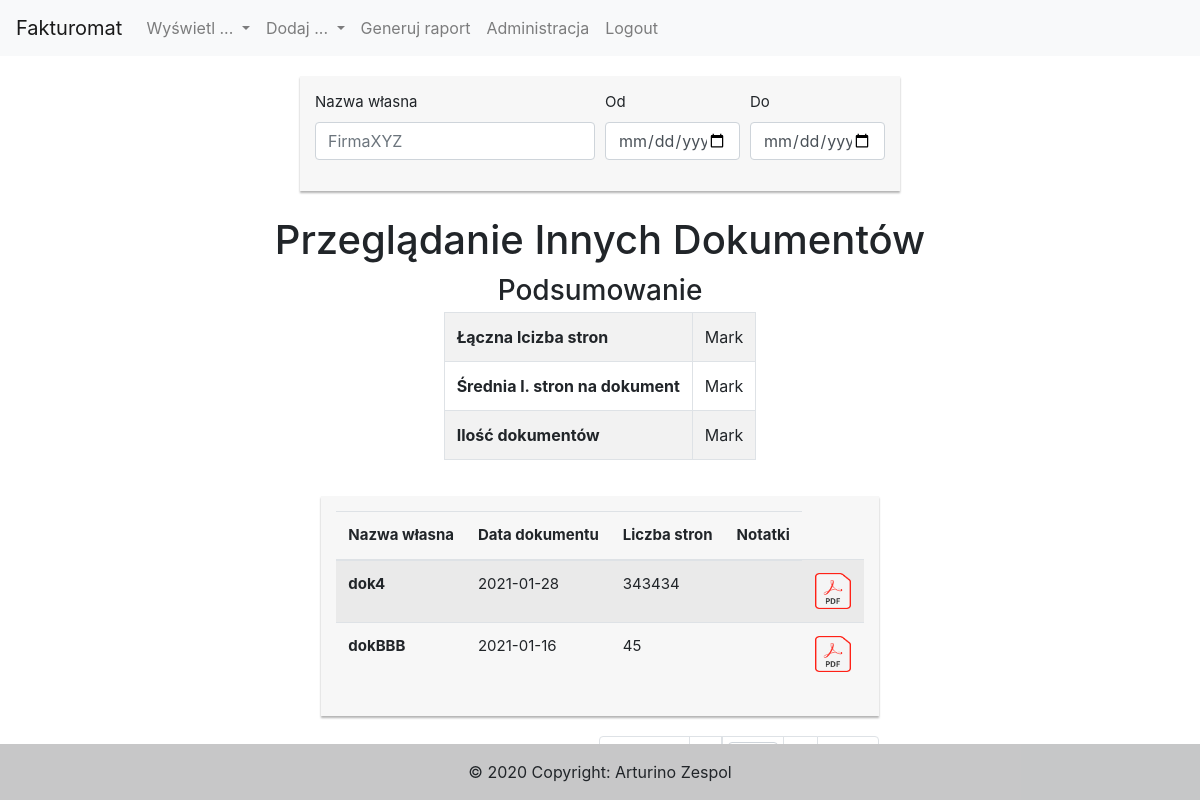
/index.php?action=otherDocuments-show, run on the app's committed database.
### tables this page shows
CREATE TABLE `otherdocuments` (
  `id` int(11) NOT NULL,
  `name` varchar(255) NOT NULL,
  `date` date NOT NULL,
  `numOfPage` int(11) NOT NULL,
  `notes` text NOT NULL
);

### models/repositories/OtherDocumentsRepository.php (called while the page is built, shortened)
<?php
class OtherDocumentsRepository
{
    public function getAll( $limit = 0, $order="date") {
        global $config;
        $pdo = new PDO($config['dsn'], $config['login'], $config['password']);
        $query = "SELECT *
                FROM `otherdocuments` as `o`
                ORDER BY $order DESC".($limit != 0 ? " LIMIT $limit" : "");
        $sth = $pdo->prepare($query);
        $sth->execute();
        $result = $sth->fetchAll(PDO::FETCH_CLASS, "OtherDocuments");
        return $result;
    }
}

### models/OtherDocuments.php (called while the page is built, shortened)
<?php
class OtherDocuments implements JsonSerializable
{
    private $id;
    private $name;
    private $date;
    private $numOfPage;
    public function getId()
    {
        return $this->id;
    }
    public function getName()
    {
        return $this->name;
    }
    public function getDate()
    {
        return $this->date;
    }
    public function getNumOfPage()
    {
        return $this->numOfPage;
    }
}

### views/otherDocs/OtherDocumentsIndexView.php (the view, shortened to what this page needs)
<?php
class otherDocumentsIndexView
{
    public static function render( $recordsMainTable, $numberOfRecordsInDB, $reportData = [])
    {
        $id = "otherDocumentsIndex";
        ?>
        <?= Layout::header() ?>
            <div class="row">
                <div class="col"></div>
                <div class="col-md col-md-auto">
                    <div id="<?= $id ?>SearchBox" class="my-search-box">
                        <form id="<?= $id ?>SearchForm_">
                            <div class="form-row">
                                <div class="form-group col-lg-6 col-md-12">
                                    <label for="SearchForm_name">Nazwa własna</label>
                                    <input id="SearchForm_name" maxlength="30" type="text" class="form-control" pattern="^[\d\w]*$" placeholder="FirmaXYZ" onfocusout="filterDataInInvoiceSaleIndexTable();">
                                </div>
                                <div class="form-group col-lg-3  col-md-6">
                                    <label for="SearchForm_dateAddStart">Od</label>
                                    <input id="SearchForm_dateAddStart" type="date" class="form-control" oninput="filterDataInInvoiceSaleIndexTable();">
                                </div>
                                <div class="form-group col-lg-3  col-md-6">
                                    <label for="SearchForm_dateAddEnd">Do</label>
                                    <input id="SearchForm_dateAddEnd" type="date" class="form-control" oninput="filterDataInInvoiceSaleIndexTable();">
                                </div>
                            </div>
                        </form>
                    </div>
                </div>
                <div class="col"></div>
            </div>
            <div class="row">
                <div class="col"></div>
                <div class="col-md col-md-auto">
                    <h1 class="title">Przeglądanie Innych Dokumentów</h1>
                </div>
                <div class="col"></div>
                <div class="col"></div>
                <div class="col-md col-md-auto">
                    <h3 class="title">Podsumowanie</h3>
                    <table class="table table-striped table-bordered">
                        <tbody>
                        <tr>
                            <th scope="row">Łączna lcizba stron</th>
                            <td>Mark</td>
                        </tr>
                        <tr>
                            <th scope="row">Średnia l. stron na dokument</th>
                            <td>Mark</td>
                        </tr>
                        <tr>
                            <th scope="row">Ilość dokumentów</th>
                            <td>Mark</td>
                        </tr>
                        </tbody>
                    </table>
                </div>
                <div class="col"></div>
            </div>
            <div class="row">
                <div class="col"></div>
                <div class="col-md col-md-auto">
                    <div id="invoice-sale-index" class="my-form-box">
                        <table id="<?= $id ?>Table" class="table table-striped">
                            <thead>
                            <tr>
                                <th scope="col">Nazwa własna</th>
                                <th scope="col">Data dokumentu</th>
                                <th scope="col">Liczba stron</th>
                                <th scope="col" class="showDataIndexTableWider">Notatki</th>
                            </tr>
                            </thead>
                            <tbody>
                                <?php
                                    foreach ($recordsMainTable as $val) {
                                        echo '<tr>';
                                        echo '<th scope="row">'.$val->getName().'</th>';
                                        echo '<td class="">'.$val->getDate().'</td>';
                                        echo '<td class="">'.$val->getNumOfPage().'</td>';
                                        echo '<td class="showDataIndexTableWider"><a href="#" class="notate-tablefield" data-toggle="modal" data-target="#'.$id.'Modal" onclick=\'changeDataInModal('
                                            .json_encode($val)
                                            .');\'>'.$val->getNotes().'</a></td>';
                                        echo '<td class="showDataIndexTableWider"><a class="btn" href="index.php?action=getFile&fileType=otherDocs&fileNumber='
                                            .$val->getId()
                                            .'"><img class="pdfIcon" src="./images/pdf_image.png"></a></td>';
                                        echo '</tr>';
                                    }
                                ?>
                            </tbody>
                        </table>
                    </div>
                    <nav id="Nav" class="my-navs" aria-label="...">
                        <ul class="pagination justify-content-end">
                            <li id="NavPrev" class="page-item disabled">
                                <button  class="page-link" onclick="changePageInInvoiceSaleIndexTable('prev');" aria-disabled="true">Previous</button>
                            </li>
                            <li id="NavFirst" class="page-item disabled">
                                <button  class="page-link" onclick="changePageInInvoiceSaleIndexTable('1');" aria-disabled="true" >1</button>
                            </li>
                            <li class="page-item" aria-current="page">
                                <a id="NavPageSelector" class="page-link" href="#">
                                </a>
                            </li>
                            <li id="NavLast" class="page-item">
                                <button  class="page-link" onclick="changePageInInvoiceSaleIndexTable('0');"><?= $numberOfRecordsInDB ?></button>
                            </li>
                            <li id="NavNext" class="page-item">
                                <button  class="page-link" onclick="changePageInInvoiceSaleIndexTable('next');">Next</button>
                            </li>
                        </ul>
                    </nav>
                </div>
                <div class="col"></div>
            </div>
        <?= Layout::footer() ?>
        <?php
        $html = ob_get_clean();
        return $html;
    }
}
?>

### styles.css (style rules this page uses)
#form-control, .btn { min-height: 38px; border-radius: 2px; }
.my-form-box { background: #f7f7f7; font-size: 15px; margin: 20px; box-shadow: 0px 2px 2px rgba(0, 0, 0, 0.3); padding: 15px; }
.title { text-align: center; margin: 5px; }
.my-search-box { background: #f7f7f7; font-size: 15px; margin: 20px; box-shadow: 0px 2px 2px rgba(0, 0, 0, 0.3); padding: 15px; max-width: 600px; }
th.showDataIndexTableWider,td.showDataIndexTableWider { display: none; }
@media (min-width: 992px) { th.showDataIndexTableWider,td.showDataIndexTableWider { display: table-cell; } }
td.showDataIndexTableWider a.btn { margin: 0px; padding: 0px; }
.pdfIcon { width: 36px; height: 36px; }
.my-navs { margin: 20px; }
#NavPageSelector { margin: 0px; padding: 5px; }

### data on the page
otherdocuments: name "dok4", date "2021-01-28", numOfPage "343434"
otherdocuments: name "dokBBB", date "2021-01-16", numOfPage "45"
